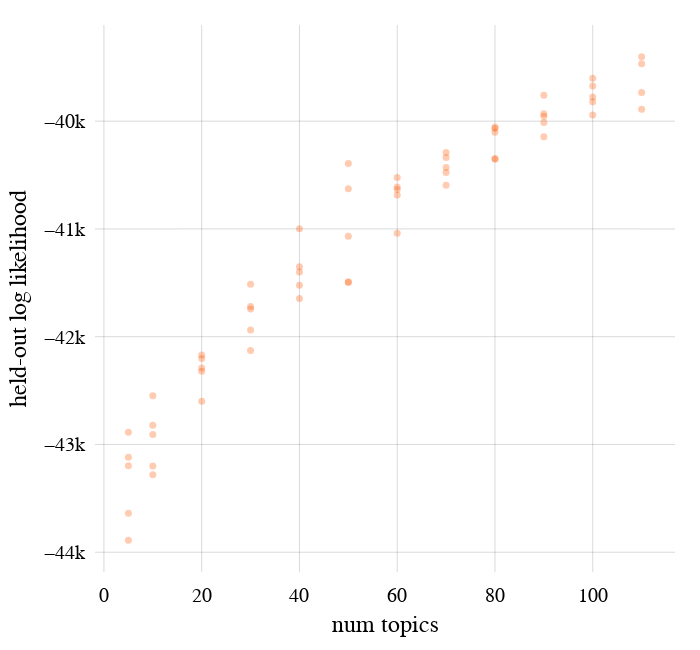

The notebook cell saved with this chart:
### Code cell
def make_traces():
    s, o = 7, 0.3
    return [
        go.Scatter(
            y=[ll for k, ll in results],
            x=[k for k, ll in results],
            mode='markers',
            marker=dict(
                size=s,
                color='#FF5500',
                opacity=o
            ),
            # name=f"markers: Other N={len(oth)}"
        ),
    ]

fig = sp.make_subplots(
    rows=1, cols=1, shared_xaxes=True, shared_yaxes=True, horizontal_spacing=0.02,
    # x_title="% Completeness"
)
for i, tr in enumerate(make_traces()):
    fig.add_trace(tr, row=1, col=i+1)
_layout = layout.copy()
_layout.update(dict(
    width=700,
    height=650,
    # xaxis2=dict(title="", **axis_desc),
    xaxis=dict(title="num topics", **axis_desc),
    yaxis=dict(title="held-out log likelihood", **axis_desc),
))
fig.update_annotations(font_size=24)
fig.update_layout(go.Layout(**_layout))
fig.show()

### Figure 1 — Plotly figure (JSON) as saved in the notebook; plotly's stock layout.template omitted (floating-point values rounded to 4 significant figures)
{"data": [{"marker": {"color": "#FF5500", "opacity": 0.3, "size": 7}, "mode": "markers", "type": "scatter", "x": [20, 80, 20, 100, 10, 110, 40, 20, 100, 5, 10, 90, 70, 60, 90, 60, 40, 10, 50, 10, 90, 30, 110, 50, 30, 20, 100, 30, 60, 70, 60, 50, 30, 30, 20, 80, 100, 110, 70, 50, 110, 70, 5, 90, 80, 40, 40, 50, 80, 100, 70, 5, 80, 10, 5, 40, 90, 5, 60], "xaxis": "x", "y": [-42200.0, -40050.0, -42170.0, -39820.0, -43200.0, -39470.0, -41640.0, -42320.0, -39780.0, -43200.0, -42550.0, -39760.0, -40340.0, -40610.0, -39930.0, -40520.0, -41350.0, -43280.0, -41070.0, -42910.0, -39950.0, -41940.0, -39400.0, -41490.0, -41740.0, -42600.0, -39940.0, -41510.0, -41040.0, -40290.0, -40630.0, -41500.0, -42130.0, -41720.0, -42290.0, -40350.0, -39670.0, -39890.0, -40430.0, -40390.0, -39730.0, -40480.0, -43120.0, -40010.0, -40100.0, -41520.0, -41400.0, -40630.0, -40350.0, -39600.0, -40590.0, -43640.0, -40070.0, -42820.0, -43890.0, -41000.0, -40140.0, -42890.0, -40690.0], "yaxis": "y"}], "layout": {"autosize": false, "font": {"color": "black", "family": "Times New Roman", "size": 20}, "height": 650, "margin": {"b": 25, "l": 25, "pad": 5, "r": 25, "t": 25}, "plot_bgcolor": "white", "width": 700, "xaxis": {"anchor": "y", "domain": [0, 1], "gridcolor": "rgba(0, 0, 0, 0.15)", "linecolor": "rgba(0, 0, 0, 0)", "title": {"text": "num topics"}, "zerolinecolor": "rgba(0, 0, 0, 0.15)", "zerolinewidth": 1}, "xaxis2": {"gridcolor": "rgba(0, 0, 0, 0.15)", "linecolor": "rgba(0, 0, 0, 0)", "zerolinecolor": "rgba(0, 0, 0, 0.15)", "zerolinewidth": 1}, "yaxis": {"anchor": "x", "domain": [0, 1], "gridcolor": "rgba(0, 0, 0, 0.15)", "linecolor": "rgba(0, 0, 0, 0)", "title": {"text": "held-out log likelihood"}, "zerolinecolor": "rgba(0, 0, 0, 0.15)", "zerolinewidth": 1}, "yaxis2": {"gridcolor": "rgba(0, 0, 0, 0.15)", "linecolor": "rgba(0, 0, 0, 0)", "zerolinecolor": "rgba(0, 0, 0, 0.15)", "zerolinewidth": 1}}}
